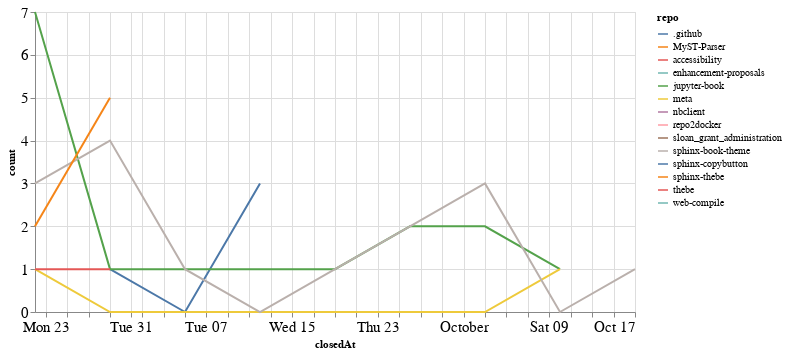

Here is the notebook cell this chart was saved with:
### Code cell
closed_by_time = closed_by.groupby('repo').resample('W', on='closedAt').count()['author'].reset_index()
closed_by_time = closed_by_time.rename(columns={'author': 'count'})

alt.Chart(closed_by_time, width=600).mark_line().encode(
    x='closedAt',
    y='count',
    color='repo',
    tooltip="repo"
)

### Figure 1 — Vega-Lite specification as saved in the notebook (floating-point values rounded to 4 significant figures)
{"config": {"axisLeft": {"labelFontSize": 15}, "axisBottom": {"labelFontSize": 15}}, "data": {"name": "data-38b77581124f9ecffb919a431943f246"}, "mark": "line", "encoding": {"color": {"type": "nominal", "field": "repo"}, "tooltip": {"type": "nominal", "field": "repo"}, "x": {"type": "temporal", "field": "closedAt"}, "y": {"type": "quantitative", "field": "count"}}, "width": 600, "$schema": "https://vega.github.io/schema/vega-lite/v4.8.1.json", "datasets": {"data-38b77581124f9ecffb919a431943f246": [{"repo": ".github", "closedAt": "2021-08-29T00:00:00", "count": 1}, {"repo": ".github", "closedAt": "2021-09-05T00:00:00", "count": 0}, {"repo": ".github", "closedAt": "2021-09-12T00:00:00", "count": 3}, {"repo": "MyST-Parser", "closedAt": "2021-09-26T00:00:00", "count": 1}, {"repo": "accessibility", "closedAt": "2021-08-29T00:00:00", "count": 2}, {"repo": "enhancement-proposals", "closedAt": "2021-10-10T00:00:00", "count": 1}, {"repo": "jupyter-book", "closedAt": "2021-08-22T00:00:00", "count": 7}, {"repo": "jupyter-book", "closedAt": "2021-08-29T00:00:00", "count": 1}, {"repo": "jupyter-book", "closedAt": "2021-09-05T00:00:00", "count": 1}, {"repo": "jupyter-book", "closedAt": "2021-09-12T00:00:00", "count": 1}, {"repo": "jupyter-book", "closedAt": "2021-09-19T00:00:00", "count": 1}, {"repo": "jupyter-book", "closedAt": "2021-09-26T00:00:00", "count": 2}, {"repo": "jupyter-book", "closedAt": "2021-10-03T00:00:00", "count": 2}, {"repo": "jupyter-book", "closedAt": "2021-10-10T00:00:00", "count": 1}, {"repo": "meta", "closedAt": "2021-08-22T00:00:00", "count": 1}, {"repo": "meta", "closedAt": "2021-08-29T00:00:00", "count": 0}, {"repo": "meta", "closedAt": "2021-09-05T00:00:00", "count": 0}, {"repo": "meta", "closedAt": "2021-09-12T00:00:00", "count": 0}, {"repo": "meta", "closedAt": "2021-09-19T00:00:00", "count": 0}, {"repo": "meta", "closedAt": "2021-09-26T00:00:00", "count": 0}, {"repo": "meta", "closedAt": "2021-10-03T00:00:00", "count": 0}, {"repo": "meta", "closedAt": "2021-10-10T00:00:00", "count": 1}, {"repo": "nbclient", "closedAt": "2021-09-19T00:00:00", "count": 1}, {"repo": "repo2docker", "closedAt": "2021-09-19T00:00:00", "count": 1}, {"repo": "sloan_grant_administration", "closedAt": "2021-10-10T00:00:00", "count": 1}, {"repo": "sphinx-book-theme", "closedAt": "2021-08-22T00:00:00", "count": 3}, {"repo": "sphinx-book-theme", "closedAt": "2021-08-29T00:00:00", "count": 4}, {"repo": "sphinx-book-theme", "closedAt": "2021-09-05T00:00:00", "count": 1}, {"repo": "sphinx-book-theme", "closedAt": "2021-09-12T00:00:00", "count": 0}, {"repo": "sphinx-book-theme", "closedAt": "2021-09-19T00:00:00", "count": 1}, {"repo": "sphinx-book-theme", "closedAt": "2021-09-26T00:00:00", "count": 2}, {"repo": "sphinx-book-theme", "closedAt": "2021-10-03T00:00:00", "count": 3}, {"repo": "sphinx-book-theme", "closedAt": "2021-10-10T00:00:00", "count": 0}, {"repo": "sphinx-book-theme", "closedAt": "2021-10-17T00:00:00", "count": 1}, {"repo": "sphinx-copybutton", "closedAt": "2021-10-17T00:00:00", "count": 1}, {"repo": "sphinx-thebe", "closedAt": "2021-08-22T00:00:00", "count": 2}, {"repo": "sphinx-thebe", "closedAt": "2021-08-29T00:00:00", "count": 5}, {"repo": "thebe", "closedAt": "2021-08-22T00:00:00", "count": 1}, {"repo": "thebe", "closedAt": "2021-08-29T00:00:00", "count": 1}, {"repo": "web-compile", "closedAt": "2021-09-26T00:00:00", "count": 1}]}}
